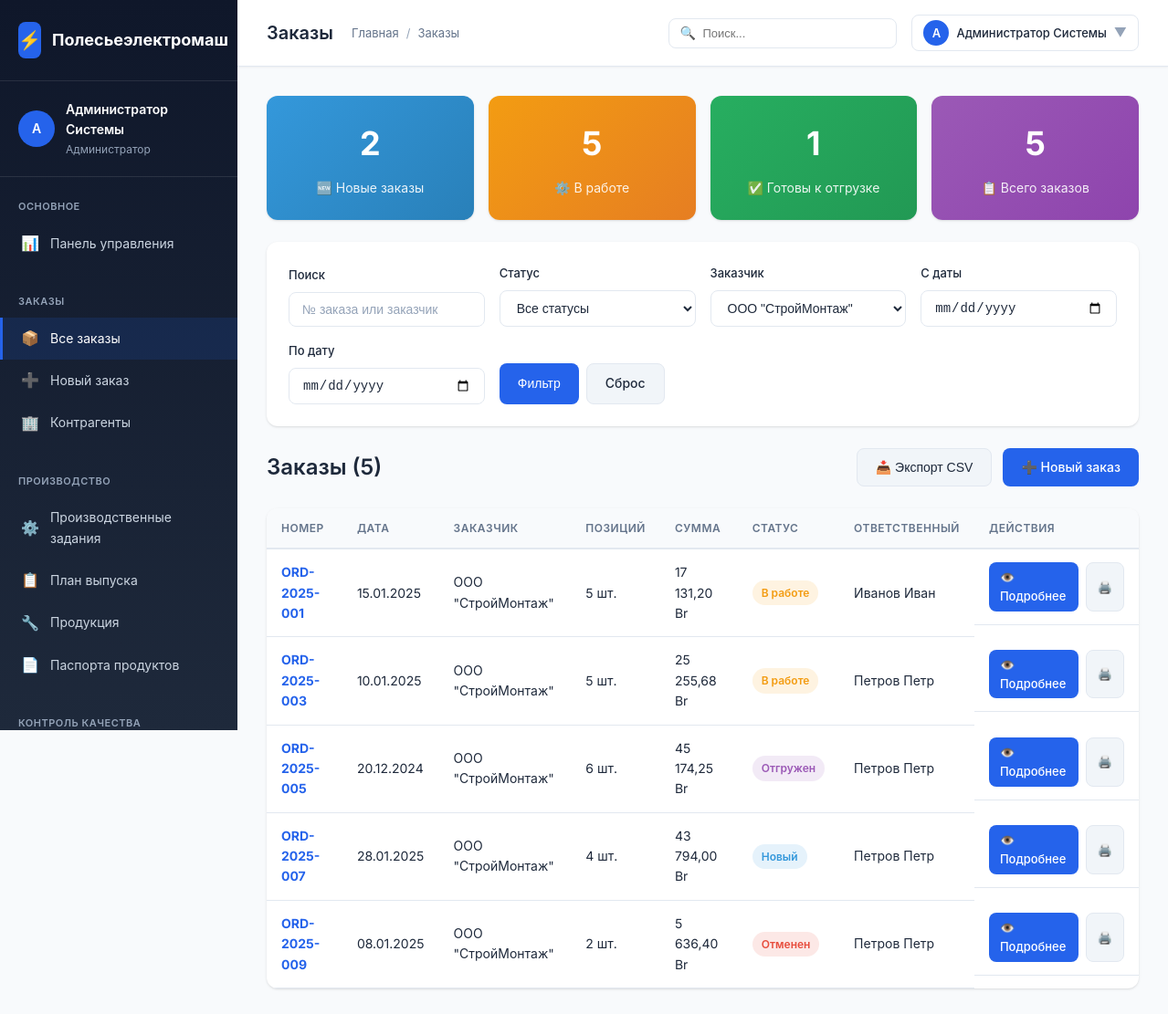
/polesie/modules/orders/list.php?contractor=4 (signed in), run on the app's committed database.
### tables this page shows
CREATE TABLE `users` (
  `id` INT AUTO_INCREMENT PRIMARY KEY,
  `username` VARCHAR(50) NOT NULL UNIQUE,
  `password_hash` VARCHAR(255) NOT NULL,
  `full_name` VARCHAR(100) NOT NULL,
  `email` VARCHAR(100),
  `role_id` INT,
  `is_active` BOOLEAN DEFAULT TRUE,
  `created_at` TIMESTAMP DEFAULT CURRENT_TIMESTAMP,
  CONSTRAINT `fk_users_role` FOREIGN KEY (`role_id`) REFERENCES `user_roles`(`id`) ON DELETE SET NULL
);

CREATE TABLE `user_roles` (
  `id` INT AUTO_INCREMENT PRIMARY KEY,
  `name` VARCHAR(100) NOT NULL,
  `code` VARCHAR(50) NOT NULL UNIQUE,
  `description` TEXT,
  `permissions` JSON
);

CREATE TABLE `orders` (
  `id` INT AUTO_INCREMENT PRIMARY KEY,
  `order_number` VARCHAR(50) NOT NULL UNIQUE,
  `customer_id` INT,
  `responsible_user_id` INT,
  `status` ENUM('new', 'processing', 'ready', 'shipped', 'cancelled') DEFAULT 'new',
  `order_date` DATE NOT NULL,
  `delivery_date` DATE,
  `total_amount` DECIMAL(15,2),
  `notes` TEXT,
  `created_at` TIMESTAMP DEFAULT CURRENT_TIMESTAMP,
  `updated_at` TIMESTAMP DEFAULT CURRENT_TIMESTAMP ON UPDATE CURRENT_TIMESTAMP,
  CONSTRAINT `fk_order_customer` FOREIGN KEY (`customer_id`) REFERENCES `contractors`(`id`) ON DELETE SET NULL,
  CONSTRAINT `fk_order_responsible` FOREIGN KEY (`responsible_user_id`) REFERENCES `users`(`id`) ON DELETE SET NULL
);

CREATE TABLE `contractors` (
  `id` INT AUTO_INCREMENT PRIMARY KEY,
  `name` VARCHAR(200) NOT NULL,
  `inn` VARCHAR(20) UNIQUE,
  `type` ENUM('supplier', 'customer', 'both') DEFAULT 'both',
  `contact_person` VARCHAR(100),
  `phone` VARCHAR(50),
  `email` VARCHAR(100),
  `address` TEXT,
  `created_at` TIMESTAMP DEFAULT CURRENT_TIMESTAMP
);

### polesie/modules/orders/list.php (the view, shortened to what the rows shown need)
<?php
require_once __DIR__ . '/../../config/config.php';
$user = getCurrentUser();
$pdo = getDbConnection();
$search = $_GET['search'] ?? '';
$statusId = $_GET['status'] ?? '';
$contractorId = $_GET['contractor'] ?? '';
$dateFrom = $_GET['date_from'] ?? '';
$dateTo = $_GET['date_to'] ?? '';
$sql = "
    SELECT o.*, c.name as contractor_name,
           CASE o.status
               WHEN 'new' THEN 'Новый'
               WHEN 'processing' THEN 'В работе'
               WHEN 'ready' THEN 'Готов'
               WHEN 'shipped' THEN 'Отгружен'
               WHEN 'cancelled' THEN 'Отменен'
               ELSE o.status
           END as status_name,
           CASE o.status
               WHEN 'new' THEN '#3498db'
               WHEN 'processing' THEN '#f39c12'
               WHEN 'ready' THEN '#27ae60'
               WHEN 'shipped' THEN '#9b59b6'
               WHEN 'cancelled' THEN '#e74c3c'
               ELSE '#95a5a6'
           END as status_color,
           u.full_name as responsible_name,
           COUNT(oi.id) as items_count
    FROM orders o
    JOIN contractors c ON o.customer_id = c.id
    LEFT JOIN users u ON o.responsible_user_id = u.id
    LEFT JOIN order_items oi ON o.id = oi.order_id
    WHERE 1=1
";
$params = [];
if ($contractorId) {
    $sql .= " AND o.customer_id = ?";
    $params[] = $contractorId;
}
$sql .= " GROUP BY o.id ORDER BY o.created_at DESC";
$page = max(1, (int)($_GET['page'] ?? 1));
$perPage = 20;
$offset = ($page - 1) * $perPage;
$countSql = "SELECT COUNT(DISTINCT o.id) FROM orders o
             JOIN contractors c ON o.customer_id = c.id
             WHERE 1=1" .
             ($search ? " AND (o.order_number LIKE ? OR c.name LIKE ?)" : "") .
             ($statusId ? " AND o.status = ?" : "") .
             ($contractorId ? " AND o.customer_id = ?" : "") .
             ($dateFrom ? " AND o.order_date >= ?" : "") .
             ($dateTo ? " AND o.order_date <= ?" : "");
$stmt = $pdo->prepare($countSql);
$stmt->execute($params);
$totalRecords = $stmt->fetchColumn();
$sql .= " LIMIT $offset, $perPage";
$stmt = $pdo->prepare($sql);
$stmt->execute($params);
$orders = $stmt->fetchAll();
$statuses = [
    ['status' => 'new', 'name' => 'Новый', 'color' => '#3498db', 'icon' => '🆕'],
    ['status' => 'processing', 'name' => 'В работе', 'color' => '#f39c12', 'icon' => '⚙️'],
    ['status' => 'ready', 'name' => 'Готов', 'color' => '#27ae60', 'icon' => '✅'],
    ['status' => 'shipped', 'name' => 'Отгружен', 'color' => '#9b59b6', 'icon' => '📦'],
    ['status' => 'cancelled', 'name' => 'Отменен', 'color' => '#e74c3c', 'icon' => '❌']
];
$statusCounts = [];
foreach ($statuses as $status) {
    $stmt = $pdo->prepare("SELECT COUNT(*) FROM orders WHERE status = ?");
    $stmt->execute([$status['status']]);
    $statusCounts[$status['status']] = $stmt->fetchColumn();
}
$readyCount = $statusCounts['ready'] ?? 0;
$pageTitle = 'Заказы';
?>
<!DOCTYPE html>
<html lang="ru">
<head>
    <link rel="stylesheet" href="<?= asset('assets/css/style.css') ?>">
</head>
<body>
    <div class="app-container">
        <?php require_once BASE_PATH . '/includes/sidebar.php'; ?>
        <div class="main-content">
            <?php require_once BASE_PATH . '/includes/topbar.php'; ?>
            <div class="content-area">
                <div style="display: grid; grid-template-columns: repeat(auto-fit, minmax(200px, 1fr)); gap: 16px; margin-bottom: 24px;">
                    <div class="stat-card" style="background: linear-gradient(135deg, #27ae60, #229954); color: white; padding: 24px; border-radius: 12px; text-align: center;">
                        <div style="font-size: 36px; font-weight: 700; margin-bottom: 8px;"><?= $readyCount ?></div>
                        <div style="font-size: 14px; opacity: 0.9;">✅ Готовы к отгрузке</div>
                    </div>
                </div>
                <div style="display: flex; justify-content: space-between; align-items: center; margin-bottom: 24px;">
                    <h2 style="font-size: 24px; font-weight: 600;">Заказы (<?= $totalRecords ?>)</h2>
                </div>
                <div class="card">
                    <div class="card-body" style="padding: 0;">
                        <div class="table-responsive">
                            <table class="table" id="ordersTable">
                                <thead>
                                    <tr>
                                        <th>Номер</th>
                                        <th>Дата</th>
                                        <th>Заказчик</th>
                                        <th>Позиций</th>
                                        <th>Сумма</th>
                                        <th>Статус</th>
                                        <th>Ответственный</th>
                                        <th>Действия</th>
                                    </tr>
                                </thead>
                                <tbody>
                                    <?php if (empty($orders)): ?>
                                    <tr>
                                        <td colspan="8" style="text-align: center; padding: 40px; color: var(--text-secondary);">
                                            Заказы не найдены
                                        </td>
                                    </tr>
                                    <?php else: ?>
                                        <?php foreach ($orders as $order): ?>
                                        <tr>
                                            <td>
                                                <strong><a href="view.php?id=<?= $order['id'] ?>" style="color: var(--primary-color);"><?= e($order['order_number']) ?></a></strong>
                                            </td>
                                            <td><?= formatDate($order['order_date']) ?></td>
                                            <td><?= e($order['contractor_name']) ?></td>
                                            <td><?= $order['items_count'] ?> шт.</td>
                                            <td><?= formatMoney($order['total_amount']) ?></td>
                                            <td>
                                                <span class="badge" style="background: <?= e($order['status_color']) ?>20; color: <?= e($order['status_color']) ?>">
                                                    <?= e($order['status_name']) ?>
                                                </span>
                                            </td>
                                            <td><?= e($order['responsible_name'] ?? '—') ?></td>
                                            <td class="table-actions">
                                                <a href="view.php?id=<?= $order['id'] ?>" class="btn btn-sm btn-primary" title="Просмотр">👁️ Подробнее</a>
                                                <a href="print.php?id=<?= $order['id'] ?>" class="btn btn-sm btn-secondary" title="Печать" target="_blank">🖨️</a>
                                            </td>
                                        </tr>
                                        <?php endforeach; ?>
                                    <?php endif; ?>
                                </tbody>
                            </table>
                        </div>
                    </div>
                </div>
            </div>
        </div>
    </div>
</body>
</html>

### polesie/includes/sidebar.php (shortened to what the rows shown need)
<div class="sidebar">
    <div class="sidebar-user">
        <div class="sidebar-user-info">
            <div class="sidebar-user-avatar">
                <?= mb_substr($user['full_name'], 0, 1) ?>
            </div>
            <div class="sidebar-user-details">
                <div class="sidebar-user-name"><?= e($user['full_name']) ?></div>
                <div class="sidebar-user-role"><?= e($user['role_name']) ?></div>
            </div>
        </div>
    </div>
</div>

### polesie/includes/topbar.php (shortened to what the rows shown need)
<div class="topbar">
    <div class="topbar-left">
        <h1 class="topbar-title"><?= e($pageTitle) ?></h1>
    </div>
    <div class="topbar-right">
        <div style="position: relative;">
            <div class="topbar-action" onclick="toggleProfileMenu()" style="width: auto; padding: 8px 12px; gap: 8px;">
                <div style="width: 28px; height: 28px; background: var(--primary-color); border-radius: 50%; display: flex; align-items: center; justify-content: center; color: white; font-size: 13px; font-weight: 600;">
                    <?= mb_substr($user['full_name'], 0, 1) ?>
                </div>
                <span style="font-size: 13px; font-weight: 500;"><?= e($user['full_name']) ?></span>
                <span style="color: var(--text-muted);">▼</span>
            </div>
        </div>
    </div>
</div>

### data on the page
users: full_name "А", full_name "Администратор Системы", role.name "Администратор"
orders: id "1", order_number "ORD-2025-001", order_date "15.01.2025", customer.name "ООО \"СтройМонтаж\"", items_count "5", total_amount "17 131,20 Br", status_name "В работе", responsible_user.full_name "Иванов Иван"
orders: order_number "ORD-2025-003", order_date "10.01.2025", customer.name "ООО \"СтройМонтаж\"", items_count "5", total_amount "25 255,68 Br", status_name "В работе", responsible_user.full_name "Петров Петр"
orders: order_number "ORD-2025-005", order_date "20.12.2024", customer.name "ООО \"СтройМонтаж\"", items_count "6", total_amount "45 174,25 Br", status_name "Отгружен", responsible_user.full_name "Петров Петр"
orders: order_number "ORD-2025-007", order_date "28.01.2025", customer.name "ООО \"СтройМонтаж\"", items_count "4", total_amount "43 794,00 Br", status_name "Новый", responsible_user.full_name "Петров Петр"
orders: order_number "ORD-2025-009", order_date "08.01.2025", customer.name "ООО \"СтройМонтаж\"", items_count "2", total_amount "5 636,40 Br", status_name "Отменен", responsible_user.full_name "Петров Петр"

### other printed values
$pageTitle "Заказы"
$newOrdersCount "2"
$inWorkCount "5"
$totalRecords "5"
form field contractor "ООО \"СтройМонтаж\""
